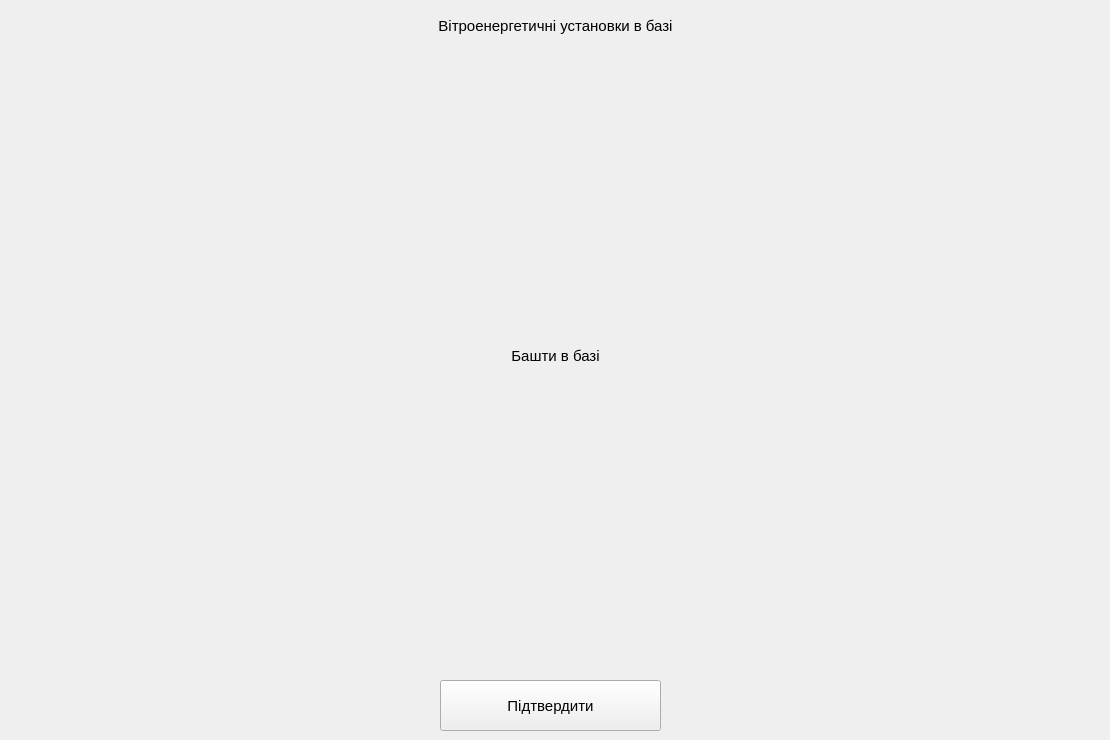
        <widget class="QWidget" name="tab_21">
         <attribute name="title">
          <string>             Обрати з бази             </string>
         </attribute>
         <widget class="QWidget" name="widget" native="true">
          <property name="geometry">
           <rect>
            <x>0</x>
            <y>0</y>
            <width>1101</width>
            <height>331</height>
           </rect>
          </property>
          <widget class="QLabel" name="label_33">
           <property name="geometry">
            <rect>
             <x>0</x>
             <y>0</y>
             <width>1111</width>
             <height>51</height>
            </rect>
           </property>
           <property name="font">
            <font>
             <family>MS Shell Dlg 2</family>
             <pointsize>11</pointsize>
            </font>
           </property>
           <property name="text">
            <string>Вітроенергетичні установки в базі</string>
           </property>
           <property name="alignment">
            <set>Qt::AlignCenter</set>
           </property>
           <property name="wordWrap">
            <bool>false</bool>
           </property>
          </widget>
          <widget class="QWidget" name="verticalLayoutWidget">
           <property name="geometry">
            <rect>
             <x>190</x>
             <y>50</y>
             <width>721</width>
             <height>281</height>
            </rect>
           </property>
           <layout class="QVBoxLayout" name="verticalLayout"/>
          </widget>
         </widget>
         <widget class="QWidget" name="widget_2" native="true">
          <property name="geometry">
           <rect>
            <x>0</x>
            <y>330</y>
            <width>1101</width>
            <height>331</height>
           </rect>
          </property>
          <widget class="QLabel" name="label_34">
           <property name="geometry">
            <rect>
             <x>0</x>
             <y>0</y>
             <width>1111</width>
             <height>51</height>
            </rect>
           </property>
           <property name="font">
            <font>
             <family>MS Shell Dlg 2</family>
             <pointsize>11</pointsize>
            </font>
           </property>
           <property name="text">
            <string>Башти в базі</string>
           </property>
           <property name="alignment">
            <set>Qt::AlignCenter</set>
           </property>
           <property name="wordWrap">
            <bool>false</bool>
           </property>
          </widget>
          <widget class="QWidget" name="verticalLayoutWidget_2">
           <property name="geometry">
            <rect>
             <x>190</x>
             <y>50</y>
             <width>721</width>
             <height>281</height>
            </rect>
           </property>
           <layout class="QVBoxLayout" name="verticalLayout_2"/>
          </widget>
         </widget>
         <widget class="QPushButton" name="pushButtonConfirm_4">
          <property name="geometry">
           <rect>
            <x>440</x>
            <y>680</y>
            <width>221</width>
            <height>51</height>
           </rect>
          </property>
          <property name="font">
           <font>
            <family>MS Shell Dlg 2</family>
            <pointsize>11</pointsize>
           </font>
          </property>
          <property name="text">
           <string>Підтвердити</string>
          </property>
         </widget>
        </widget>
